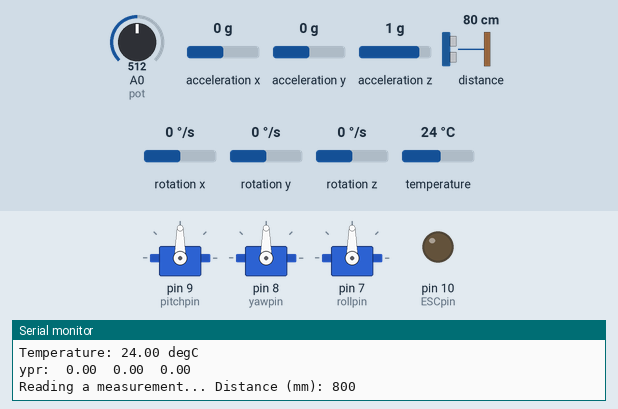
A sketch run on a simulated Arduino Uno, built with avr-gcc and run on an emulated ATmega328P. Shown: 3 × servo, output pins drawn as LEDs (lit = HIGH), the last lines printed to the serial monitor. Inputs (shaded band) come from the test bench; at power-on: distance to the obstacle 80 cm, A0 (pot) = 512, acceleration x 0 g, acceleration y 0 g, acceleration z 1 g, rotation x 0 °/s, rotation y 0 °/s, rotation z 0 °/s, temperature 24 °C.

Above: at 7.2 s.
7.3 s: distance to the obstacle set to 56 cm
10.3 s: distance to the obstacle set to 46 cm
At 11.3 s:
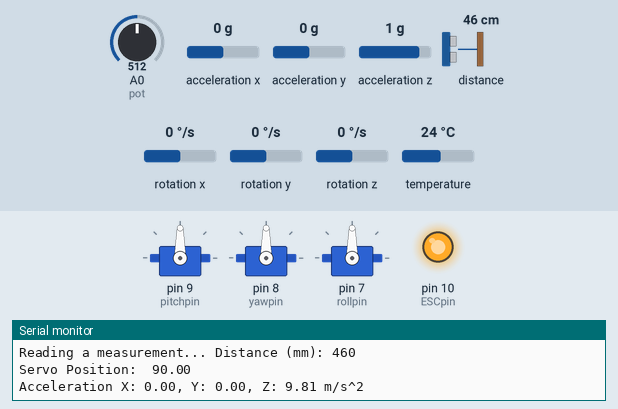
11.8 s: A0 (pot) set to 60
At 12.5 s:
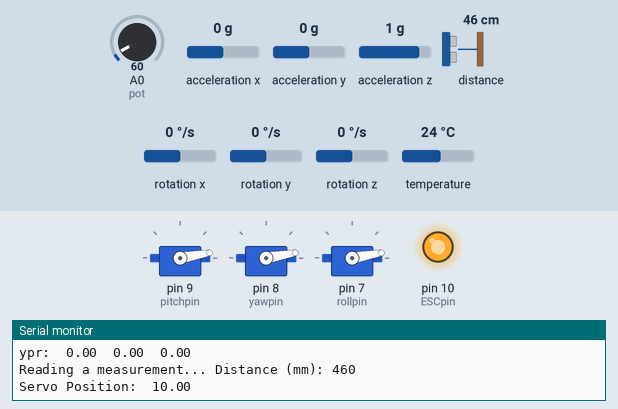
13.3 s: A0 (pot) set to 52
At 14.3 s:
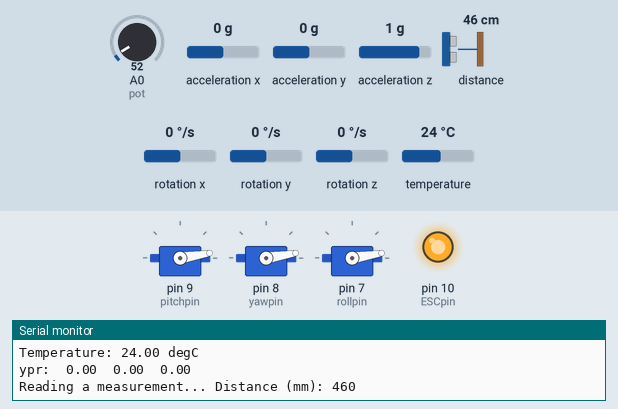
14.8 s: A0 (pot) set to 306
At 16.0 s:
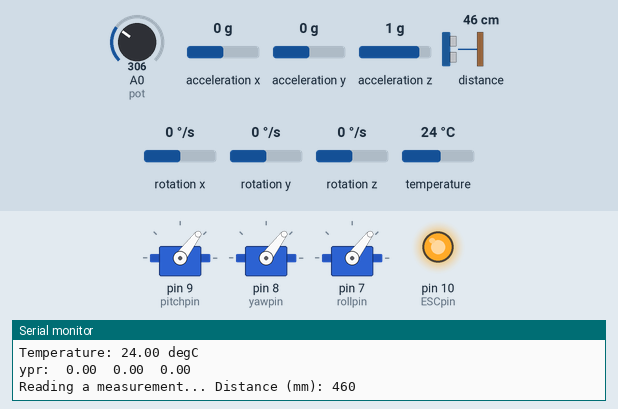
16.3 s: distance to the obstacle set to 250 cm
At 17.5 s:
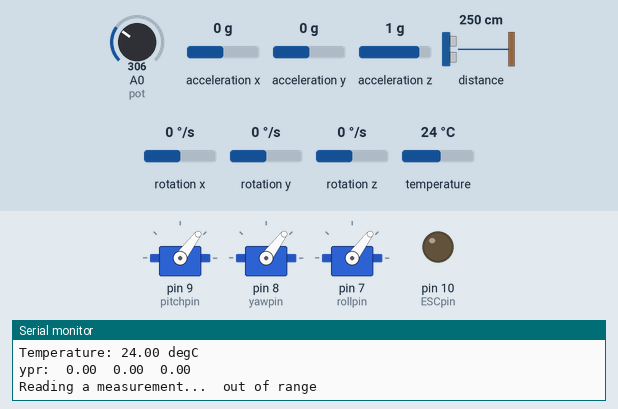
Timing chart, 0 to 18.8 s (numbered marks = the images above; inputs shaded):
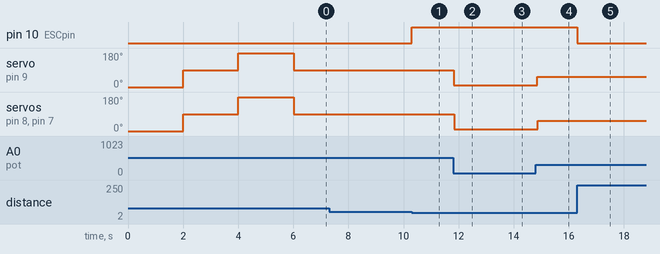

The sketch:

Test4Servos.ino
```cpp
//4th version of test code for MFWF
#include <Servo.h> //Servo library
#include <Adafruit_MPU6050.h>  //0x68 serial address
#include "MPU6050_6Axis_MotionApps20.h"
#include <Adafruit_Sensor.h>  //General sensor data library
#include <Wire.h>  //Required to talk to multiple components
#include <Adafruit_VL53L0X.h>  //0x29 serial address

//Pin specifications
#define ESCpin 10 //ESC PWM
#define pitchpin 9 //Servo
#define yawpin 8 //Servo
#define rollpin 7 //Servo

#define pot A0//Test potentiometer


Adafruit_VL53L0X lox = Adafruit_VL53L0X();
//Adafruit_VL53L0X lox = (Adafruit_VL53L0X :: VL53L0X_SENSE_LONG_RANGE);


//2 IMU libraries are loaded to try and get the pitch/yaw/roll angles without needing to manually integrate
//The adafruit one is simpler to work with, 2nd still needs some work to get angles working
Adafruit_MPU6050 mpu;
MPU6050 mpu2;


//Variables
int potval; //Use for testing with potentiometer
float potpos; // Test potentiometer position
float pitchval;
float yawval;
float rollval;
float duration; //Not used atm
float distance;
float ypr[3]; //For mpu6050 library

//Servo names
Servo pitch;
Servo yaw;
Servo roll;

// MPU control/status vars
bool dmpReady = false;  // set true if DMP init was successful
uint8_t mpuIntStatus;   // holds actual interrupt status byte from MPU
uint8_t devStatus;      // return status after each device operation (0 = success, !0 = error)
uint16_t packetSize;    // expected DMP packet size (default is 42 bytes)
uint16_t fifoCount;     // count of all bytes currently in FIFO
uint8_t fifoBuffer[64]; // FIFO storage buffer

//Orientation Variables
Quaternion q;           // [w, x, y, z]         quaternion container
VectorInt16 aa;         // [x, y, z]            accel sensor measurements
VectorInt16 aaReal;     // [x, y, z]            gravity-free accel sensor measurements
VectorInt16 aaWorld;    // [x, y, z]            world-frame accel sensor measurements
VectorFloat gravity;    // [x, y, z]            gravity vector
float euler[3];         // [psi, theta, phi]    Euler angle container

void setup() {
  Serial.begin(115200); //Higher rate for more data
  //ESC & Motor Setup
  pinMode(ESCpin, OUTPUT);
  //Servo Setup
  pitch.attach(pitchpin);
  yaw.attach(yawpin);
  roll.attach(rollpin);

  //Servo Test
  pitch.write(0);
  yaw.write(0);
  roll.write(0);
  delay(2000);
  pitch.write(90);
  yaw.write(90);
  roll.write(90);
  delay(2000);
  pitch.write(180);
  yaw.write(180);
  roll.write(180);
  delay(2000);
  pitch.write(0);
  yaw.write(0);
  roll.write(0);

  //i2c setup
  Wire.begin();
  while (!Serial)
    delay(10); // will pause until serial console opens

  //ypr calibration
  mpu2.setXGyroOffset(220);
  mpu2.setYGyroOffset(76);
  mpu2.setZGyroOffset(-85);
  mpu2.setZAccelOffset(1788);
  mpu2.initialize();
  mpu2.CalibrateAccel(6);
  mpu2.CalibrateGyro(6);
  mpu2.PrintActiveOffsets();
  mpu2.setDMPEnabled(true);

  //Check for IMU sensor
  if (!mpu.begin()) {
    Serial.println("Failed to find MPU6050 chip");
    while (1) {
      delay(10);
    }
  }
  Serial.println("MPU6050 Found!");

  //IMU setup
  mpu.setAccelerometerRange(MPU6050_RANGE_8_G);
  Serial.print("Accelerometer range set to: ");
  switch (mpu.getAccelerometerRange()) {
  case MPU6050_RANGE_2_G:
    Serial.println("+-2G");
    break;
  case MPU6050_RANGE_4_G:
    Serial.println("+-4G");
    break;
  case MPU6050_RANGE_8_G:
    Serial.println("+-8G");
    break;
  case MPU6050_RANGE_16_G:
    Serial.println("+-16G");
    break;
  }
  mpu.setGyroRange(MPU6050_RANGE_500_DEG);
  Serial.print("Gyro range set to: ");
  switch (mpu.getGyroRange()) {
  case MPU6050_RANGE_250_DEG:
    Serial.println("+- 250 deg/s");
    break;
  case MPU6050_RANGE_500_DEG:
    Serial.println("+- 500 deg/s");
    break;
  case MPU6050_RANGE_1000_DEG:
    Serial.println("+- 1000 deg/s");
    break;
  case MPU6050_RANGE_2000_DEG:
    Serial.println("+- 2000 deg/s");
    break;
  }

  mpu.setFilterBandwidth(MPU6050_BAND_21_HZ);
  Serial.print("Filter bandwidth set to: ");
  switch (mpu.getFilterBandwidth()) {
  case MPU6050_BAND_260_HZ:
    Serial.println("260 Hz");
    break;
  case MPU6050_BAND_184_HZ:
    Serial.println("184 Hz");
    break;
  case MPU6050_BAND_94_HZ:
    Serial.println("94 Hz");
    break;
  case MPU6050_BAND_44_HZ:
    Serial.println("44 Hz");
    break;
  case MPU6050_BAND_21_HZ:
    Serial.println("21 Hz");
    break;
  case MPU6050_BAND_10_HZ:
    Serial.println("10 Hz");
    break;
  case MPU6050_BAND_5_HZ:
    Serial.println("5 Hz");
    break;
  }

  //Tof sensor setup
  Serial.println("Adafruit VL53L0X test");
  if (!lox.begin(0x29,true)) {
    Serial.println(F("Failed to boot VL53L0X"));
    while(1);
  }
  //Long-Range mode
  lox.configSensor(Adafruit_VL53L0X :: VL53L0X_SENSE_LONG_RANGE);

  //Potentiometer
  pinMode(0, INPUT);
}

void loop() {
  //Maybe we can have 3 LEDs for Up-Hover-Fall if enough extra pins exist

  //Servo Actuation
  potval = analogRead(pot);
  potpos = map(potval, 0, 1023, 0, 180);
  pitch.write(potpos);
  yaw.write(potpos);
  roll.write(potpos);
  Serial.print("Servo Position:\t");
  Serial.println(potpos);

  //Accelerometer readings
   /* Get new sensor events with the readings */
  sensors_event_t a, g, temp;
  mpu.getEvent(&a, &g, &temp);

  /* Print out the values */
  Serial.print("Acceleration X: ");
  Serial.print(a.acceleration.x);
  Serial.print(", Y: ");
  Serial.print(a.acceleration.y);
  Serial.print(", Z: ");
  Serial.print(a.acceleration.z);
  Serial.println(" m/s^2");

  Serial.print("Angular Acceleration X: ");
  Serial.print(g.gyro.x);
  Serial.print(", Y: ");
  Serial.print(g.gyro.y);
  Serial.print(", Z: ");
  Serial.print(g.gyro.z);
  Serial.println(" rad/s");

  Serial.print("Temperature: ");
  Serial.print(temp.temperature);
  Serial.println(" degC");

  //Yaw, Pitch Roll NOT CURRENTLY FUNCTIONING
  mpu2.dmpGetCurrentFIFOPacket(fifoBuffer);
  mpu2.dmpGetQuaternion(&q, fifoBuffer);
  mpu2.dmpGetGravity(&gravity, &q);
  mpu2.dmpGetYawPitchRoll(ypr, &q, &gravity);
  Serial.print("ypr:\t");
  Serial.print(ypr[0] * 180/M_PI);
  Serial.print("\t");
  Serial.print(ypr[1] * 180/M_PI);
  Serial.print("\t");
  Serial.println(ypr[2] * 180/M_PI);

  yawval = ypr[0];
  pitchval = ypr[1];
  rollval = ypr[2];

  //Tof Data
  VL53L0X_RangingMeasurementData_t measure;

  Serial.print("Reading a measurement... ");
  lox.rangingTest(&measure, false); // pass in 'true' to get debug data printout!

  if (measure.RangeStatus != 4) {  // phase failures have incorrect data
    Serial.print("Distance (mm): "); Serial.println(measure.RangeMilliMeter);
  } else {
    Serial.println(" out of range ");
  }
  Serial.println("");

  //Motor Check.  Will need to change to analog eventually
  if (measure.RangeMilliMeter <= 500){
    digitalWrite(ESCpin, HIGH);
  }else{
    digitalWrite(ESCpin, LOW);
  }
  //delay(500);
}
```

Measured:
- the behaviour switches between 51 and 50 cm on distance to the obstacle (found by bisection; images 0 and 1)
- after the input at 10.3 s, pin 10 (ESCpin): LOW → HIGH at once
- after the input at 11.8 s, servo on pin 9 (pitchpin), servo on pin 8 (yawpin), servo on pin 7 (rollpin): 90° → 10° at once
- after the input at 13.3 s, servo on pin 9 (pitchpin): 10° → 9° at once; servo on pin 8 (yawpin), servo on pin 7 (rollpin): 10° → 9° after 0.05 s
- after the input at 14.8 s, servo on pin 9 (pitchpin): 9° → 53° after 0.05 s; servo on pin 8 (yawpin), servo on pin 7 (rollpin): 9° → 53° after 0.07 s
- after the input at 16.3 s, pin 10 (ESCpin): HIGH → LOW at once
